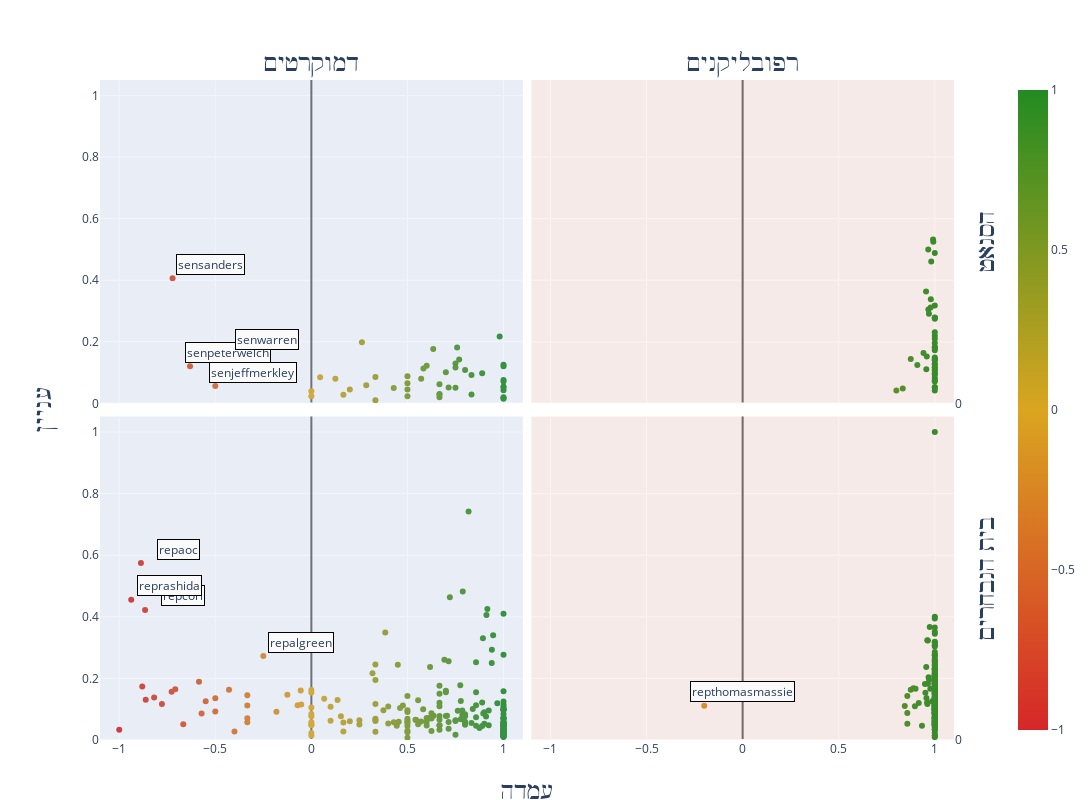

The notebook cell this image was saved under:
### Markdown cell above
### User position

### Code cell
# Get general stats on each congressperson - tweets,likes, retweets, comments
import plotly.graph_objects as go
annotation = True

user_summary_stat = data_numeric.groupby('username').agg(
    mean_like_amount=('like_amount', 'mean'),
    mean_retweet=('retweet_amount', 'mean'),
    mean_comments=('comments_amount', 'mean'),
    n_tweet=('post_id', 'count')  # Assuming there's a tweet_id column
)

# User interest in Israel (% of tweets on conflict)
user_interest = data_numeric.groupby(['username', 'is_conflict_related']).size().reset_index(name='n')
user_interest = user_interest.pivot_table(index='username', columns='is_conflict_related', values='n', fill_value=0).reset_index()
user_interest['interest'] = user_interest['conflict_related'] / (user_interest['conflict_related'] + user_interest['not_related'])

# User stance to Israel
data_numeric['conflict_sentiment_rank'] = pd.to_numeric(data_numeric['conflict_sentiment_rank'], errors='coerce')
# Filter out anything that isn't a conflict related stance  - (pro-israeli, pro-palestinian, mixed)
user_stance_data = data_numeric[~data_numeric['conflict_sentiment_rank'].isna()]

user_stance_data = user_stance_data.groupby('username').agg(
    # Average stance
    mean_stance=('conflict_sentiment_rank', 'mean'),
    # Most common stance
    mode_stance=('conflict_sentiment_rank', lambda x: stats.mode(x)[0])
)

# Merge all data
user_stats_merged = user_summary_stat.merge(user_stance_data, on='username', how='left')
user_stats_merged = user_stats_merged.merge(user_interest, on='username', how='left')
user_stats_merged = user_stats_merged.merge(metadata, on='username', how='left')  # Adjust 'metadata' as needed


# Convert 'legislation_body' and 'party' to string if not already, to use in facet_grid
user_stats_merged['legislation_body'] = user_stats_merged['legislation_body'].astype(str)
user_stats_merged['party'] = user_stats_merged['party'].astype(str)

user_stats_merged = user_stats_merged.dropna()



# Create figure with 4 subplots
fig = make_subplots(rows=2, cols=2, horizontal_spacing=0.01, vertical_spacing=0.02, 
                     subplot_titles= ('דמוקרטים','רפובליקנים'), x_title= 'עמדה', y_title= "עניין")

fig.update_annotations(font_size=25)



# Set party and legislation_body lists for iteration 
parties = ['Democratic', 'Republican']
legislation_bodies = ['Senate', 'House of Representatives']


# Create a subplot for each party in each body
for party_index, party in enumerate(parties, start=1):
    for body_index, body in enumerate(legislation_bodies, start = 1):

        # Filter data
        party_data = user_stats_merged[user_stats_merged['party'] == party]
        body_data = party_data[party_data['legislation_body'] == body]

        # Create subplot
        fig_party_body = px.scatter(body_data, x= 'mean_stance', y = 'interest', color = 'mean_stance' )
        
       
        
        if party == 'Republican':
            if body == 'Senate': 
            # Fit axes
                stance_threshold = 0
                interest_threshold = 0
                
                fig.update_xaxes(range=[-1.1, 1.1], row=body_index, col=party_index, showticklabels=False,  tickvals= [-1,-0.5, -0, 0.5, 1],  zerolinecolor = 'rgb(100,100,100)' ) #, showgrid = True, zeroline = True)
                fig.update_yaxes(range=[0, 1.05], row=body_index, col=party_index, title_text =  "הסנאט", side = 'right', title_font_size = 25,
                                   tickvals= [0,0.2,0.4,0.6,0.8, 1.1] , ticktext=['0' ,'', '','', '','1']) #showgrid = True, zeroline = False ,
                
            elif body == 'House of Representatives': 
                stance_threshold = 0
                interest_threshold = 0

                fig.update_xaxes(range=[-1.1, 1.1], row=body_index, col=party_index, zeroline = True, tickvals= [-1,-0.5, -0, 0.5, 1],  zerolinecolor = 'rgb(100,100,100)')
                fig.update_yaxes(range=[0, 1.05], row=body_index, col=party_index,  title_text =  "בית הנבחרים", side = 'right', title_font_size = 25,
                                tickvals= [0,0.2,0.4,0.6,0.8, 1.1], ticktext = ['0' ,'', '','', '','1']) #,showgrid = False, zeroline = False)  
                
        elif party == 'Democratic': 
            if body == 'Senate': 
                stance_threshold = -0.1
                interest_threshold = 0

                fig.update_xaxes(range=[-1.1, 1.1], row=body_index, col=party_index, showticklabels=False,  tickvals= [-1,-0.5, -0, 0.5, 1],  zerolinecolor = 'rgb(100,100,100)') # showgrid = False, zeroline = True)
                fig.update_yaxes(range=[0, 1.05], row=body_index, col=party_index,  showgrid = True, zeroline = True )

            elif body == 'House of Representatives':
                stance_threshold = -0.2
                interest_threshold = 0.25

                fig.update_xaxes(range=[-1.1, 1.1], row=body_index, col=party_index,  zerolinecolor = 'rgb(100,100,100)')#showgrid = False, zeroline = True) #title_text = 'Average Stance Score',
                fig.update_yaxes(range=[0, 1.05], row=body_index, col=party_index) # showgrid = False, zeroline = True) # title_text =  "Interest in % of Tweets",
        
        # Update figure
        for trace in fig_party_body['data']:
            fig.add_trace(trace, row=body_index, col=party_index)
            
        
        if annotation == True:
            for i, row in body_data.iterrows():
                if row['mean_stance'] < stance_threshold:
                    if row['interest'] > interest_threshold:
                        fig.add_annotation(
                            x=row['mean_stance'] + 0.25,
                            y=row['interest'] -0.052,
                            text=str(row['username']), 
                            row=body_index,
                            col=party_index, 
                            bgcolor= 'rgb(250,250,250)',
                            bordercolor = 'rgb(0,0,0)',
                            standoff= 100
                        )
        if party == 'Republican':
            fig.add_trace(go.Scatter(x=[-2,2],y= [2,2],fill='tozeroy', fillcolor= 'rgba(255, 134, 128,0.1)', showlegend = False), row=body_index, col=party_index)
        if party == 'Democratic':    
            fig.add_trace(go.Scatter(x=[-2,2],y= [2,2],fill='tozeroy', fillcolor= 'rgba(154, 188, 244,0.15)', showlegend = False), row=body_index, col=party_index)

        
# Update figure for better visual appearance
fig.update_layout(
    width=1100,  
    height=800, 
    #coloraxis_colorscale= [[0.0, "#FF1206"],  [0.5, '#C3C3C3'],  [1.0, "#3663AD" ]],
    coloraxis_colorscale= [[0.0, "#d62728"],  [0.5, 'goldenrod'],  [1.0, "forestgreen" ]], #,[1.0,'#30823F']],
    # Fit title to plot
    # Fiddle with margins to make it look better
    margin=dict(l=100, r=10, t=80, b=60),
    plot_bgcolor = '#F5F5F5' ,
    #title={'text': 'Average Stance vs. Interest','font_size': 20 ,"x": 0.5},
    ) 
    
fig.update_layout(
    coloraxis=dict(colorbar=dict(
        x=1.15,  # Adjust the x position of the legend
        y=1.0,  # Adjust the y position of the legend
        xanchor='right',  # Set x anchor to the right side of legend
        yanchor='top'  # Set y anchor to the top of legend
    ))
)

fig.show()

### Figure 1 — Plotly figure (JSON) as saved in the notebook; plotly's stock layout.template omitted (floating-point values rounded to 4 significant figures; data arrays with more than 128 entries replaced by an {"elided": "..."} marker saying what was removed)
{"data": [{"hovertemplate": "mean_stance=%{marker.color}<br>interest=%{y}<extra></extra>", "legendgroup": "", "marker": {"color": [0.75, 0.6341, 0.2632, 1, 0.5833, 1, 0.3333, 0.2857, 1, 1, 0.5, 0.6667, 0.5, 0.6, 0, 1, 0.5, 0.04545, 1, 0.1667, 1, 0.8, 0.75, 1, 0.8333, 0.4286, 0.7692, 0.8333, 0, 1, 0.5714, 0.7, 0.75, 1, 0.5, 0.98, -0.5, 0.2, 0.8889, 0.125, -0.6316, -0.7222, 0.7586, 0.7143, 0.3333, 0.6667, -0.4286, 0.6667, 0.6667], "coloraxis": "coloraxis", "symbol": "circle"}, "mode": "markers", "name": "", "orientation": "v", "showlegend": false, "type": "scatter", "x": [0.75, 0.6341, 0.2632, 1, 0.5833, 1, 0.3333, 0.2857, 1, 1, 0.5, 0.6667, 0.5, 0.6, 0, 1, 0.5, 0.04545, 1, 0.1667, 1, 0.8, 0.75, 1, 0.8333, 0.4286, 0.7692, 0.8333, 0, 1, 0.5714, 0.7, 0.75, 1, 0.5, 0.98, -0.5, 0.2, 0.8889, 0.125, -0.6316, -0.7222, 0.7586, 0.7143, 0.3333, 0.6667, -0.4286, 0.6667, 0.6667], "xaxis": "x", "y": [0.1294, 0.1763, 0.1985, 0.04255, 0.113, 0.0177, 0.08571, 0.05904, 0.07619, 0.01504, 0.06573, 0.0625, 0.04545, 0.1224, 0.02299, 0.1258, 0.02339, 0.08504, 0.1203, 0.0283, 0.01961, 0.1084, 0.1169, 0.05521, 0.02929, 0.04969, 0.1429, 0.09223, 0.03947, 0.05128, 0.08, 0.1009, 0.05109, 0.07143, 0.08824, 0.2172, 0.05634, 0.04545, 0.09783, 0.08036, 0.1202, 0.4059, 0.1815, 0.05172, 0.01024, 0.02857, 0.1606, 0.02034, 0.03067], "yaxis": "y"}, {"fill": "tozeroy", "fillcolor": "rgba(154, 188, 244,0.15)", "showlegend": false, "type": "scatter", "x": [-2, 2], "xaxis": "x", "y": [2, 2], "yaxis": "y"}, {"hovertemplate": "mean_stance=%{marker.color}<br>interest=%{y}<extra></extra>", "legendgroup": "", "marker": {"color": {"elided": "203 float values"}, "coloraxis": "coloraxis", "symbol": "circle"}, "mode": "markers", "name": "", "orientation": "v", "showlegend": false, "type": "scatter", "x": {"elided": "203 float values"}, "xaxis": "x3", "y": {"elided": "203 float values"}, "yaxis": "y3"}, {"fill": "tozeroy", "fillcolor": "rgba(154, 188, 244,0.15)", "showlegend": false, "type": "scatter", "x": [-2, 2], "xaxis": "x3", "y": [2, 2], "yaxis": "y3"}, {"hovertemplate": "mean_stance=%{marker.color}<br>interest=%{y}<extra></extra>", "legendgroup": "", "marker": {"color": [1, 0.9794, 1, 1, 0.9559, 0.9545, 0.8, 0.9661, 0.9909, 1, 0.8333, 1, 1, 1, 1, 1, 1, 1, 1, 1, 1, 1, 0.9091, 1, 1, 1, 1, 1, 1, 0.9583, 1, 1, 1, 1, 1, 0.875, 0.9412, 0.9923, 1, 1, 0.9783, 0.9697, 1, 0.9815, 1, 0.9667, 1], "coloraxis": "coloraxis", "symbol": "circle"}, "mode": "markers", "name": "", "orientation": "v", "showlegend": false, "type": "scatter", "x": [1, 0.9794, 1, 1, 0.9559, 0.9545, 0.8, 0.9661, 0.9909, 1, 0.8333, 1, 1, 1, 1, 1, 1, 1, 1, 1, 1, 1, 0.9091, 1, 1, 1, 1, 1, 1, 0.9583, 1, 1, 1, 1, 1, 0.875, 0.9412, 0.9923, 1, 1, 0.9783, 0.9697, 1, 0.9815, 1, 0.9667, 1], "xaxis": "x2", "y": [0.05333, 0.3385, 0.2308, 0.04167, 0.1107, 0.3636, 0.04202, 0.5, 0.5319, 0.127, 0.04878, 0.1289, 0.08333, 0.1453, 0.488, 0.2097, 0.3182, 0.09615, 0.18, 0.1833, 0.2751, 0.1095, 0.1243, 0.149, 0.1404, 0.1055, 0.1172, 0.09494, 0.1818, 0.1526, 0.1962, 0.2792, 0.2195, 0.07143, 0.05096, 0.1443, 0.1639, 0.5247, 0.075, 0.2778, 0.3117, 0.2913, 0.1724, 0.461, 0.1159, 0.305, 0.1429], "yaxis": "y2"}, {"fill": "tozeroy", "fillcolor": "rgba(255, 134, 128,0.1)", "showlegend": false, "type": "scatter", "x": [-2, 2], "xaxis": "x2", "y": [2, 2], "yaxis": "y2"}, {"hovertemplate": "mean_stance=%{marker.color}<br>interest=%{y}<extra></extra>", "legendgroup": "", "marker": {"color": {"elided": "221 float values"}, "coloraxis": "coloraxis", "symbol": "circle"}, "mode": "markers", "name": "", "orientation": "v", "showlegend": false, "type": "scatter", "x": {"elided": "221 float values"}, "xaxis": "x4", "y": {"elided": "221 float values"}, "yaxis": "y4"}, {"fill": "tozeroy", "fillcolor": "rgba(255, 134, 128,0.1)", "showlegend": false, "type": "scatter", "x": [-2, 2], "xaxis": "x4", "y": [2, 2], "yaxis": "y4"}], "layout": {"annotations": [{"font": {"size": 25}, "showarrow": false, "text": "דמוקרטים", "x": 0.2475, "xanchor": "center", "xref": "paper", "y": 1, "yanchor": "bottom", "yref": "paper"}, {"font": {"size": 25}, "showarrow": false, "text": "רפובליקנים", "x": 0.7525, "xanchor": "center", "xref": "paper", "y": 1, "yanchor": "bottom", "yref": "paper"}, {"font": {"size": 25}, "showarrow": false, "text": "עמדה", "x": 0.5, "xanchor": "center", "xref": "paper", "y": 0, "yanchor": "top", "yref": "paper", "yshift": -30}, {"font": {"size": 25}, "showarrow": false, "text": "עניין", "textangle": -90, "x": 0, "xanchor": "right", "xref": "paper", "xshift": -40, "y": 0.5, "yanchor": "middle", "yref": "paper"}, {"bgcolor": "rgb(250,250,250)", "bordercolor": "rgb(0,0,0)", "standoff": 100, "text": "senjeffmerkley", "x": -0.25, "xref": "x", "y": 0.004338, "yref": "y"}, {"bgcolor": "rgb(250,250,250)", "bordercolor": "rgb(0,0,0)", "standoff": 100, "text": "senpeterwelch", "x": -0.3816, "xref": "x", "y": 0.06822, "yref": "y"}, {"bgcolor": "rgb(250,250,250)", "bordercolor": "rgb(0,0,0)", "standoff": 100, "text": "sensanders", "x": -0.4722, "xref": "x", "y": 0.3539, "yref": "y"}, {"bgcolor": "rgb(250,250,250)", "bordercolor": "rgb(0,0,0)", "standoff": 100, "text": "senwarren", "x": -0.1786, "xref": "x", "y": 0.1086, "yref": "y"}, {"bgcolor": "rgb(250,250,250)", "bordercolor": "rgb(0,0,0)", "standoff": 100, "text": "repalgreen", "x": 0, "xref": "x3", "y": 0.2207, "yref": "y3"}, {"bgcolor": "rgb(250,250,250)", "bordercolor": "rgb(0,0,0)", "standoff": 100, "text": "repaoc", "x": -0.6371, "xref": "x3", "y": 0.5223, "yref": "y3"}, {"bgcolor": "rgb(250,250,250)", "bordercolor": "rgb(0,0,0)", "standoff": 100, "text": "repcori", "x": -0.6154, "xref": "x3", "y": 0.3702, "yref": "y3"}, {"bgcolor": "rgb(250,250,250)", "bordercolor": "rgb(0,0,0)", "standoff": 100, "text": "reprashida", "x": -0.6875, "xref": "x3", "y": 0.4037, "yref": "y3"}, {"bgcolor": "rgb(250,250,250)", "bordercolor": "rgb(0,0,0)", "standoff": 100, "text": "repthomasmassie", "x": 0.05, "xref": "x4", "y": 0.05957, "yref": "y4"}], "coloraxis": {"colorbar": {"x": 1.15, "xanchor": "right", "y": 1, "yanchor": "top"}, "colorscale": [[0, "#d62728"], [0.5, "goldenrod"], [1, "forestgreen"]]}, "height": 800, "margin": {"b": 60, "l": 100, "r": 10, "t": 80}, "plot_bgcolor": "#F5F5F5", "width": 1100, "xaxis": {"anchor": "y", "domain": [0, 0.495], "range": [-1.1, 1.1], "showticklabels": false, "tickvals": [-1, -0.5, 0, 0.5, 1], "zerolinecolor": "rgb(100,100,100)"}, "xaxis2": {"anchor": "y2", "domain": [0.505, 1], "range": [-1.1, 1.1], "showticklabels": false, "tickvals": [-1, -0.5, 0, 0.5, 1], "zerolinecolor": "rgb(100,100,100)"}, "xaxis3": {"anchor": "y3", "domain": [0, 0.495], "range": [-1.1, 1.1], "zerolinecolor": "rgb(100,100,100)"}, "xaxis4": {"anchor": "y4", "domain": [0.505, 1], "range": [-1.1, 1.1], "tickvals": [-1, -0.5, 0, 0.5, 1], "zeroline": true, "zerolinecolor": "rgb(100,100,100)"}, "yaxis": {"anchor": "x", "domain": [0.51, 1], "range": [0, 1.05], "showgrid": true, "zeroline": true}, "yaxis2": {"anchor": "x2", "domain": [0.51, 1], "range": [0, 1.05], "side": "right", "ticktext": ["0", "", "", "", "", "1"], "tickvals": [0, 0.2, 0.4, 0.6, 0.8, 1.1], "title": {"font": {"size": 25}, "text": "הסנאט"}}, "yaxis3": {"anchor": "x3", "domain": [0, 0.49], "range": [0, 1.05]}, "yaxis4": {"anchor": "x4", "domain": [0, 0.49], "range": [0, 1.05], "side": "right", "ticktext": ["0", "", "", "", "", "1"], "tickvals": [0, 0.2, 0.4, 0.6, 0.8, 1.1], "title": {"font": {"size": 25}, "text": "בית הנבחרים"}}}}
